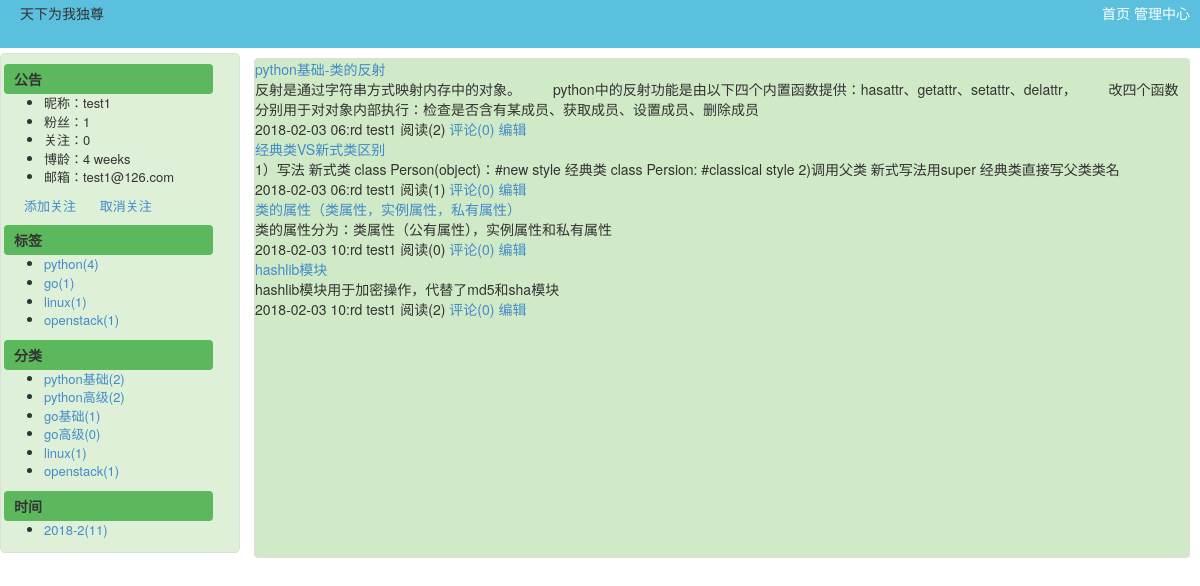
The app's page /test1/tag/1.html with its own data.
### repository/models.py (models this page shows)
class Blog(models.Model):
    nid = models.BigAutoField(primary_key=True)
    title = models.CharField(verbose_name='个人博客标题', max_length=64)
    site = models.CharField(verbose_name='个人博客前缀', max_length=32, unique=True)
    theme = models.ForeignKey(verbose_name='博客主题',to="Theme",to_field="nid",default=1)
    user = models.OneToOneField(to='UserInfo', to_field='nid',related_name="blog")

class UserInfo(models.Model):
    nid = models.BigAutoField(primary_key=True)
    username = models.CharField(verbose_name='用户名', max_length=32, unique=True)
    password = models.CharField(verbose_name='密码', max_length=64)
    nickname = models.CharField(verbose_name='昵称', max_length=32)
    email = models.EmailField(verbose_name='邮箱', unique=True)
    avatar = models.ImageField(verbose_name='头像')
    create_time = models.DateTimeField(verbose_name='创建时间', auto_now_add=True)
    fans = models.ManyToManyField(verbose_name='粉丝们', to='UserInfo', through='UserFans',
                                  through_fields=('user', 'follower'))

class Tag(models.Model):
    nid = models.AutoField(primary_key=True)
    title = models.CharField(verbose_name='标签名称', max_length=32)
    blog = models.ForeignKey(verbose_name='所属博客', to='Blog', to_field='nid')

class Article2Tag(models.Model):
    article = models.ForeignKey(verbose_name='文章', to="Article", to_field='nid')
    tag = models.ForeignKey(verbose_name='标签', to="Tag", to_field='nid',related_name='tag',related_query_name="tag")
    class Meta:
        unique_together = [
            ('article', 'tag'),
        ]

class Category(models.Model):
    nid = models.AutoField(primary_key=True)
    title = models.CharField(verbose_name='分类标题', max_length=32)
    blog = models.ForeignKey(verbose_name='所属博客', to='Blog', to_field='nid',related_name="blog")

class Article(models.Model):
    nid = models.BigAutoField(primary_key=True)
    title = models.CharField(verbose_name='文章标题', max_length=128)
    summary = models.CharField(verbose_name='文章简介', max_length=255)
    read_count = models.IntegerField(default=0)
    comment_count = models.IntegerField(default=0)
    up_count = models.IntegerField(default=0)
    down_count = models.IntegerField(default=0)
    create_time = models.DateTimeField(verbose_name='创建时间', auto_now_add=True)
    blog = models.ForeignKey(verbose_name='所属博客', to='Blog', to_field='nid')
    category = models.ForeignKey(verbose_name='文章类型', to='Category', to_field='nid', null=True,related_name="category",related_query_name="category")
    type_choices = [
        (1, "Python"),
        (2, "Linux"),
        (3, "OpenStack"),
        (4, "GoLang"),
    ]
    article_type = models.IntegerField(choices=type_choices, default=1)
    tags = models.ManyToManyField(
            to="Tag",
            through='Article2Tag',
            through_fields=('article', 'tag'),
    )

### web/views/home.py (the view)
# urls.py: url(r'^(?P<site>\w+)/(?P<condition>((tag)|(date)|(category)))/(?P<val>\d+).html', home.filter),
def filter(request, site, condition, val):
    user_home = models.Blog.objects.filter(site=site).select_related('user').first()
    if not user_home:
        return redirect('/')
    template_name = "home_summary_list.html"
    if condition == 'tag':
        template_name = "home_summary_list.html"
        article_list = models.Article.objects.filter(tags__nid=val, blog=user_home).all()
    elif condition == 'category':
        template_name = "home_summary_list.html"
        article_list = models.Article.objects.filter(category__nid=val, blog=user_home).all()
    elif condition == 'date':
        template_name = "home_summary_list.html"
        article_list = models.Article.objects.filter(blog=user_home).extra(
            where=['date_format(create_time,"%%Y%%m")=%s'], params=[val, ]).all()
    else:
        article_list = []
    menu_dict=menu(site)
    menu_dict["article_list"]=article_list
    return render(request, template_name,menu_dict)

### web/views/home.py (called while the page is built)
def month_group():
    article_objs2=models.Article.objects.annotate(num_comment=Count("nid")).filter(create_time__isnull=False).order_by("-num_comment")
    year_month_list=[(p.create_time.year,p.create_time.month) for p in article_objs2]
    year_month_dict=Counter(year_month_list)
    date_list=[(key[0],key[1],year_month_dict[key]) for key in year_month_dict]
    date_list.sort(reverse=True)
    return date_list

def menu(site):
    blog_home = models.Blog.objects.filter(site=site).select_related('user').first()
    fans_count=models.UserFans.objects.filter(user_id=blog_home.user.nid).count()
    relate_fans_count=models.UserFans.objects.filter(follower_id=blog_home.user.nid).count()
    category_objs=models.Category.objects.filter(blog_id=blog_home.nid)
    tag_objs=models.Tag.objects.filter(blog_id=blog_home.nid)
    article_objs=models.Article.objects.filter(blog_id=blog_home.nid).order_by("-nid")
    month_objs=month_group
    return {
        "blog_home":blog_home,
        "fans_count":fans_count,
        "relate_fans_count":relate_fans_count,
        "category_objs":category_objs,
        "tag_objs":tag_objs,
        "article_objs":article_objs,
        "month_objs":month_objs,
        "site":site
    }

### templates/home_summary_list.html
{% extends 'home_layout.html' %}
{% block content %}
    <div class="summary-list">
        {% for article_obj in article_list %}
            <div class="summary-item">
                <div class="summary-title">
                    <a href="/{{ site }}/{{ article_obj.nid }}.html">{{ article_obj.title }}</a>
                </div>
                <div class="summary-content">
                    {{ article_obj.summary }}
                </div>
                <div class="summary-footer">
                    <span>{{ article_obj.create_time|date:"Y-m-d H:S" }}</span>
                    <span>{{ article_obj.blog.user.username }}</span>
                    <span>阅读({{ article_obj.read_count }})</span>
                    <a>评论({{ article_obj.comment_count }})</a>
                    <a>编辑</a>
                </div>
            </div>
        {% endfor %}
    </div>
{% endblock %}

### templates/home_layout.html (shortened to what this page needs)
<!DOCTYPE html>
<html>
<head lang="en">
    <link rel="stylesheet" href="/static/plugins/bootstrap/css/bootstrap.css"/>
    <link rel="stylesheet" href="/static/plugins/font-awesome/css/font-awesome.css"/>
    <link rel="stylesheet" href="/static/css/edmure.css"/>
    <link rel="stylesheet" href="/static/css/commons.css"/>
    <link rel="stylesheet" href="/static/css/row-avatar.css"/>
    <link rel="stylesheet" href="/static/css/theme/default.css"/>
</head>
<body>
<div class="pg-header">
    <div class="nick">{{ blog_home.title }}</div>
    <div class="menu-list">
        <a class="menu-item" href="{% url "index" %}">首页</a>
        <a class="menu-item" href="{% url "base_info" %}">管理中心</a>
    </div>
</div>
<div class="pg-body">
    <div class="body-menu">
        <div class="notice">
            <div class="notice-header">公告</div>
            <div class="notice-body">
                <ul>
                    <li>昵称：{{ blog_home.user.nickname }}</li>
                    <li>粉丝：{{ fans_count|default:0 }}</li>
                    <li>关注：{{ relate_fans_count|default:0 }}</li>
                    <li>博龄：{{ blog_home.user.create_time|timesince }}</li>
                    <li>邮箱：{{ blog_home.user.email }}</li>
                </ul>
                <div class="memo">
                    <a id="fan_add" style="margin-left: 20px;cursor: pointer">添加关注</a>
                    <a id="fan_cancel" style="margin-left: 20px;cursor: pointer">取消关注</a>
                </div>
            </div>
        </div>
        <div class="tags">
            <div class="tags-header">标签</div>
            <div class="tags-body">
                <ul>
                    {% for tag_obj in tag_objs %}
                        <li><a href="/{{ site}}/tag/{{ tag_obj.nid|default:0}}.html">{{ tag_obj.title }}({{ tag_obj.tag.all|length }})</a></li>
                    {% endfor %}
                </ul>
            </div>
        </div>
        <div class="types">
            <div class="types-header">分类</div>
            <div class="types-body">
                <ul>
                    {% for category_obj in category_objs %}
                        <li><a href="/{{ site}}/category/{{ category_obj.nid|default:0 }}.html">{{ category_obj.title }}({{ category_obj.category.all|length }})</a></li>
                    {% endfor %}
                </ul>
            </div>
        </div>
        <div class="dates">
            <div class="dates-header">时间</div>
            <div class="dates-body">
                <ul>
                    {% for date_list_tmp in month_objs %}
                        <li><a href="/{{ site}}/date/{{ date_list_tmp.0 }}{{ date_list_tmp.1 }}.html">
                            {{ date_list_tmp.0 }}-{{ date_list_tmp.1 }}({{ date_list_tmp.2 }})
                        </a></li>
                    {% endfor %}
                </ul>
            </div>
        </div>
    </div>
    <div class="body-content">
        {% block content %}{% endblock %}
    </div>
</div>
</body>
</html>

### static/css/commons.css (style rules this page uses)
a { text-decoration: none; }

### static/css/theme/default.css (style rules this page uses)
body { margin: 0; }
a { text-decoration:none; }
.pg-header { height: 48px; background-color: #5bc0de; }
.pg-header .nick { float: left; margin:3px 20px; }
.pg-header .menu-list { float: right; margin:3px 10px; }
.pg-header .menu-list >.menu-item { color: white; cursor: pointer; }
.body-menu { height:500px; float: left; width: 20%; margin-top: 5px; border: 1px solid #dddddd; background-color: #dff0d8; border-radius: 5px; }
.body-menu .notice,.tags,.types,.dates { margin: 10px 3px; font-size: 13px; }
.body-menu .notice-header,.tags-header,.types-header,.dates-header { height: 30px; width: 90%; background-color: #5cb85c; border-radius: 4px; line-height: 30px; font-size: 14px; font-weight: bold; padding-left: 10px; }
.body-content { float: right; margin: 10px 10px; width: 78%; min-height: 500px; background-color: #d0e9c6; border: 1px solid #dddddd; border-radius: 4px; }

### records on screen
Blog: title "天下为我独尊", user.nickname "test1", user.create_time "4 weeks", user.email "test1@126.com"
Tag: title "python", tag.all|length "4"
Tag: title "go", tag.all|length "1"
Tag: title "linux", tag.all|length "1"
Tag: title "openstack", tag.all|length "1"
Category: title "python基础", category.all|length "2"
Category: title "python高级", category.all|length "2"
Category: title "go基础", category.all|length "1"
Category: title "go高级", category.all|length "0"
Category: title "linux", category.all|length "1"
Category: title "openstack", category.all|length "1"
Article: title "python基础-类的反射", summary "反射是通过字符串方式映射内存中的对象。 python中的反射功能是由以下四个内置函数提供：hasattr、getattr、setattr、delattr， 改四个函数分别用于对对象内部执行：检查是否含有某成员、获取成员、设置成员、删除成员", create_time "2018-02-03 06:rd", blog.user.username "test1", read_count "2", comment_count "0"
Article: title "经典类VS新式类区别", summary "1）写法 新式类 class Person(object)：#new style 经典类 class Persion: #classical style 2)调用父类 新式写法用super 经典类直接写父类类名", create_time "2018-02-03 06:rd", blog.user.username "test1", read_count "1", comment_count "0"
Article: title "类的属性（类属性，实例属性，私有属性）", summary "类的属性分为：类属性（公有属性），实例属性和私有属性", create_time "2018-02-03 10:rd", blog.user.username "test1", read_count "0", comment_count "0"
Article: title "hashlib模块", summary "hashlib模块用于加密操作，代替了md5和sha模块", create_time "2018-02-03 10:rd", blog.user.username "test1", read_count "2", comment_count "0"

### other values on screen
{{ fans_count|default:0 }} "1"
{{ relate_fans_count|default:0 }} "0"
{{ date_list_tmp.0 }} "2018"
{{ date_list_tmp.1 }} "2"
{{ date_list_tmp.2 }} "11"
